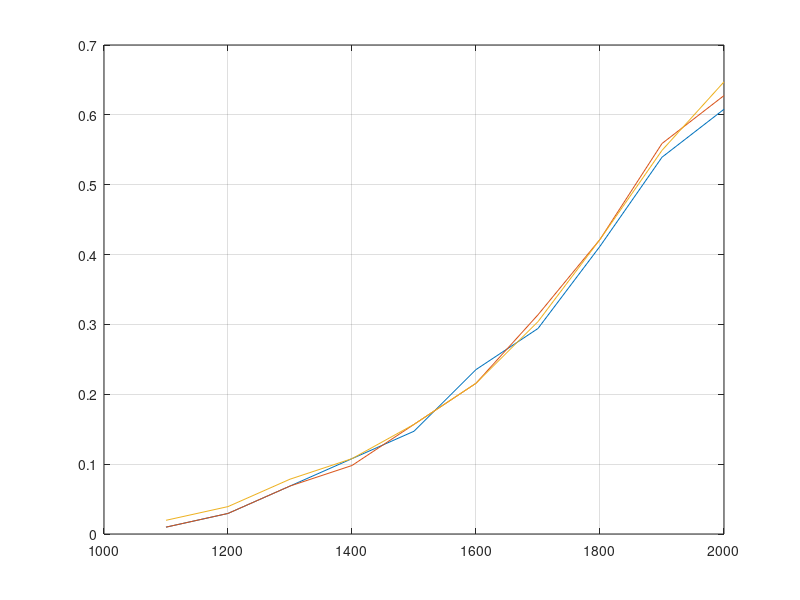
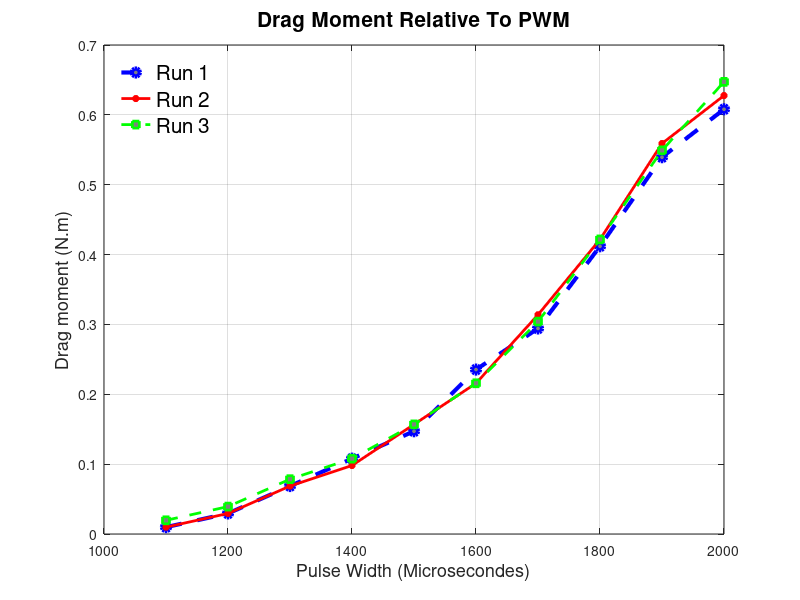

Recreate these plots in MATLAB, in order. (Note: this script raises an error after producing the figures.)
PWM   = [1100;1200;1300;1400;1500;1600;1700;1800;1900;2000];
RPM_1 = [167^2;260^2;330^2;394^2;468^2;542^2;613^2;676^2;734^2;772^2];
Drag3=[1;3;7;11;15;24;30;42;55;62];
Drag4=[1;3;7;10;16;22;32;43;57;64];
Drag5=[2;4;8;11;16;22;31;43;56;66];  
% the Drag coefficient should be in N.m not in grammes  
%Drag moment == Force (N) *   distance (M)
Drag3 = (Drag3 * 9.80665*0.001 ) *1 ;
Drag4 = (Drag4 * 9.80665*0.001 ) *1 ;
Drag5 = (Drag5 * 9.80665*0.001 ) *1 ;
      %         N                *  distance
 
plot(PWM,Drag3); hold on
plot(PWM,Drag4); grid on
plot(PWM,Drag5); zoom on


figure  %grames
plot(PWM,Drag3,'b--o',...
    'LineWidth',3,...
    'MarkerSize',6,...
    'MarkerEdgeColor','b',...
    'MarkerFaceColor',[0.5,0.5,0.5]) ; hold on; grid on
plot(PWM,Drag4,'r-*',...
    'LineWidth',2,...
    'MarkerSize',5,...
    'MarkerEdgeColor','r',...
    'MarkerFaceColor',[0.5,0.5,0.5])

plot(PWM,Drag5,'--gs',...
    'LineWidth',2,...
    'MarkerSize',5,...
    'MarkerEdgeColor','gr',...
    'MarkerFaceColor',[0.5,0.5,0.5])

title('Drag Moment Relative To PWM','FontSize',15)
xlabel('Pulse Width (Microsecondes)','FontSize',13)
ylabel('Drag moment (N.m)','FontSize',13)
legend('Run 1','Run 2','Run 3','Location','northwest','FontSize',15)
 legend('boxoff')
 
 %%%%%%%%%%%%%%%%%%%%%%%
 
  figure(3)
TotalRPM    = [RPM_1 ;RPM_1 ;RPM_1 ];
TotalThrust = [Drag3;Drag4;Drag5];

 K = fit(TotalRPM,TotalThrust,'poly1') 
    plot(TotalRPM,TotalThrust,'o',...
    'LineWidth',2,...
    'MarkerSize',5,...
    'MarkerEdgeColor','b',...
    'MarkerFaceColor',[0.5,0.5,0.5])

 hold on; grid on
    plot(K);   %,TotalRPM,TotalThrust*9.80665*0.001)
title('Drag Moment Coefficient ','FontSize',15)
xlabel('Angular Velocity^2 (rad/s)^2','FontSize',13)
ylabel('Drag Moment (N.m)','FontSize',13)
legend('Experimental Data','Best Fit','Location','northwest','FontSize',15)
 legend('boxoff')
 
 %%%%%%%%%%%%%%%%%%%%%%%%%%%%
 
K1 = fit(RPM_1,Drag3*9.80665*0.001,'poly1')
K2 = fit(RPM_1,Drag4*9.80665*0.001,'poly1')
K3 = fit(RPM_1,Drag5*9.80665*0.001,'poly1')
plot(RPM_1,Drag3*9.80665*0.001); hold on ;  plot(K1)
plot(RPM_1,Drag4*9.80665*0.001); hold on ;  plot(K2)
plot(RPM_1,Drag5*9.80665*0.001); hold on ;  plot(K3)
